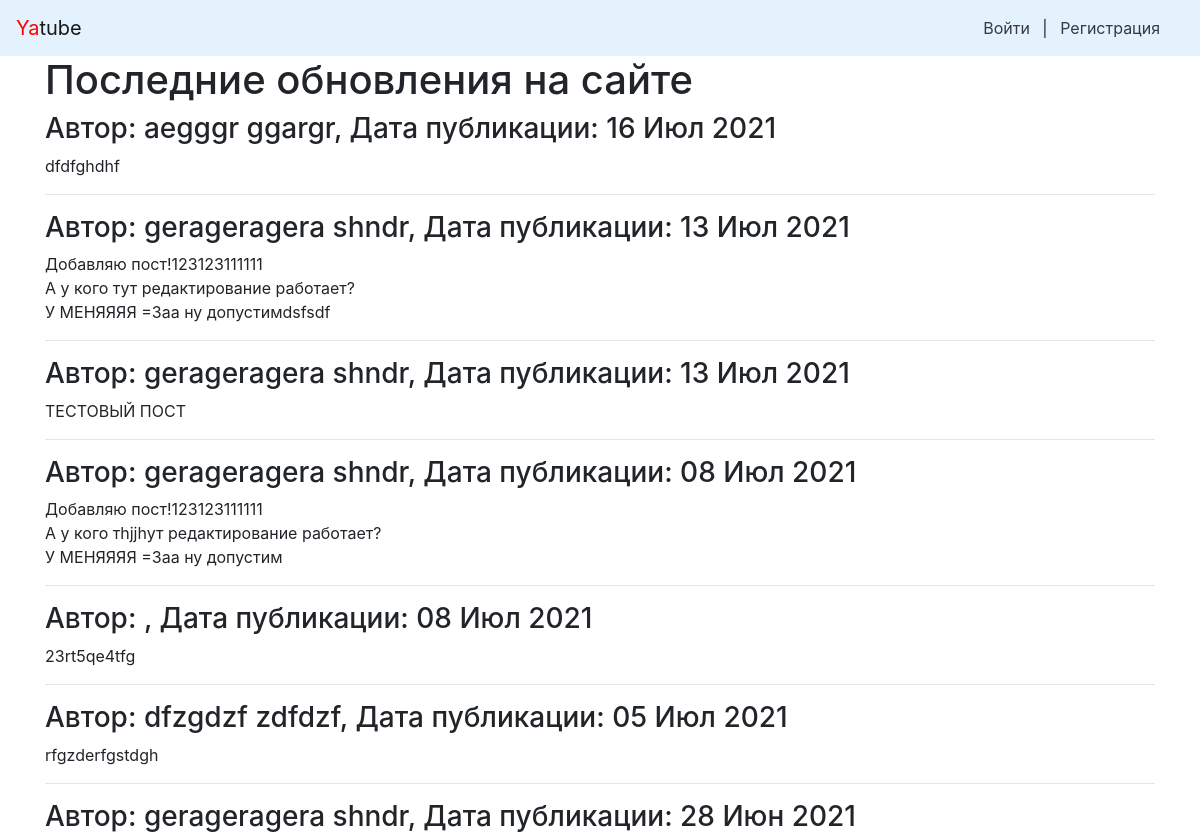
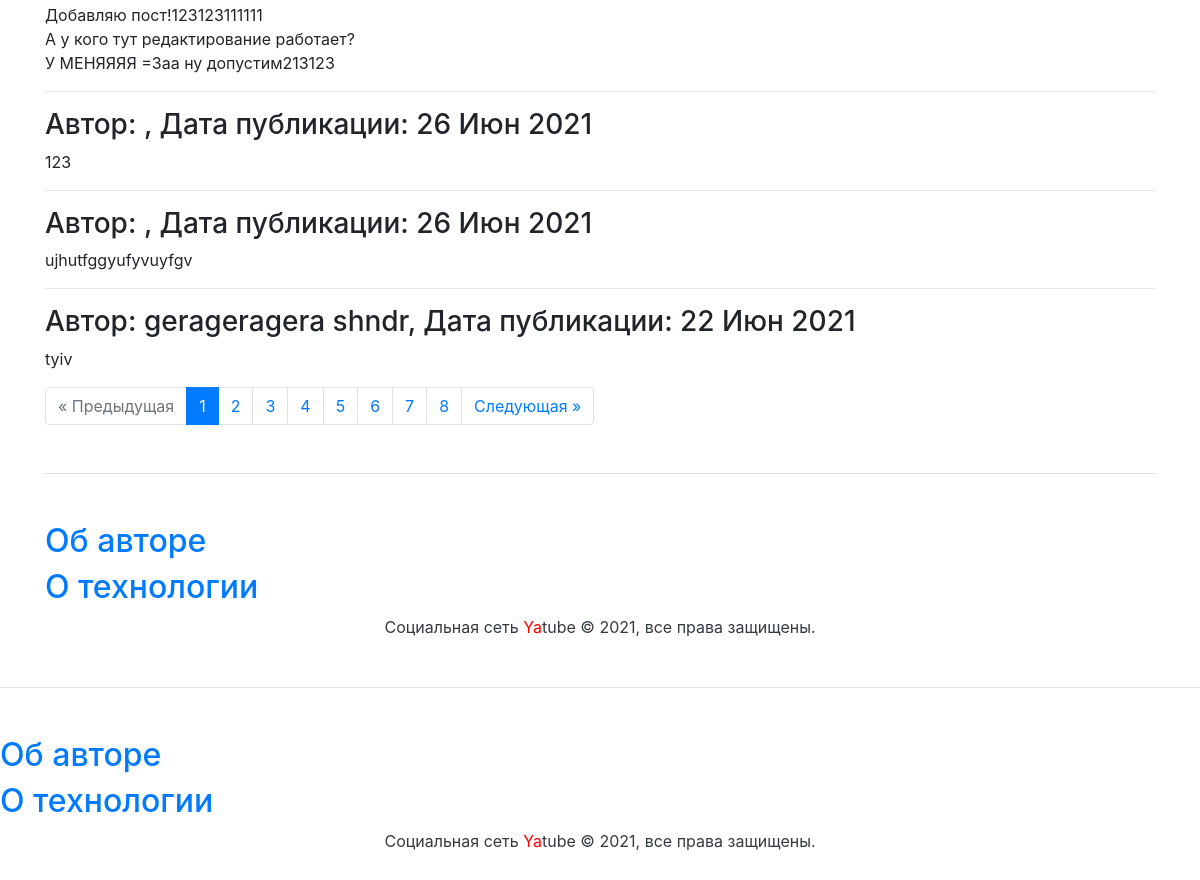
The app's page /, older data (2 pictures, top to bottom).
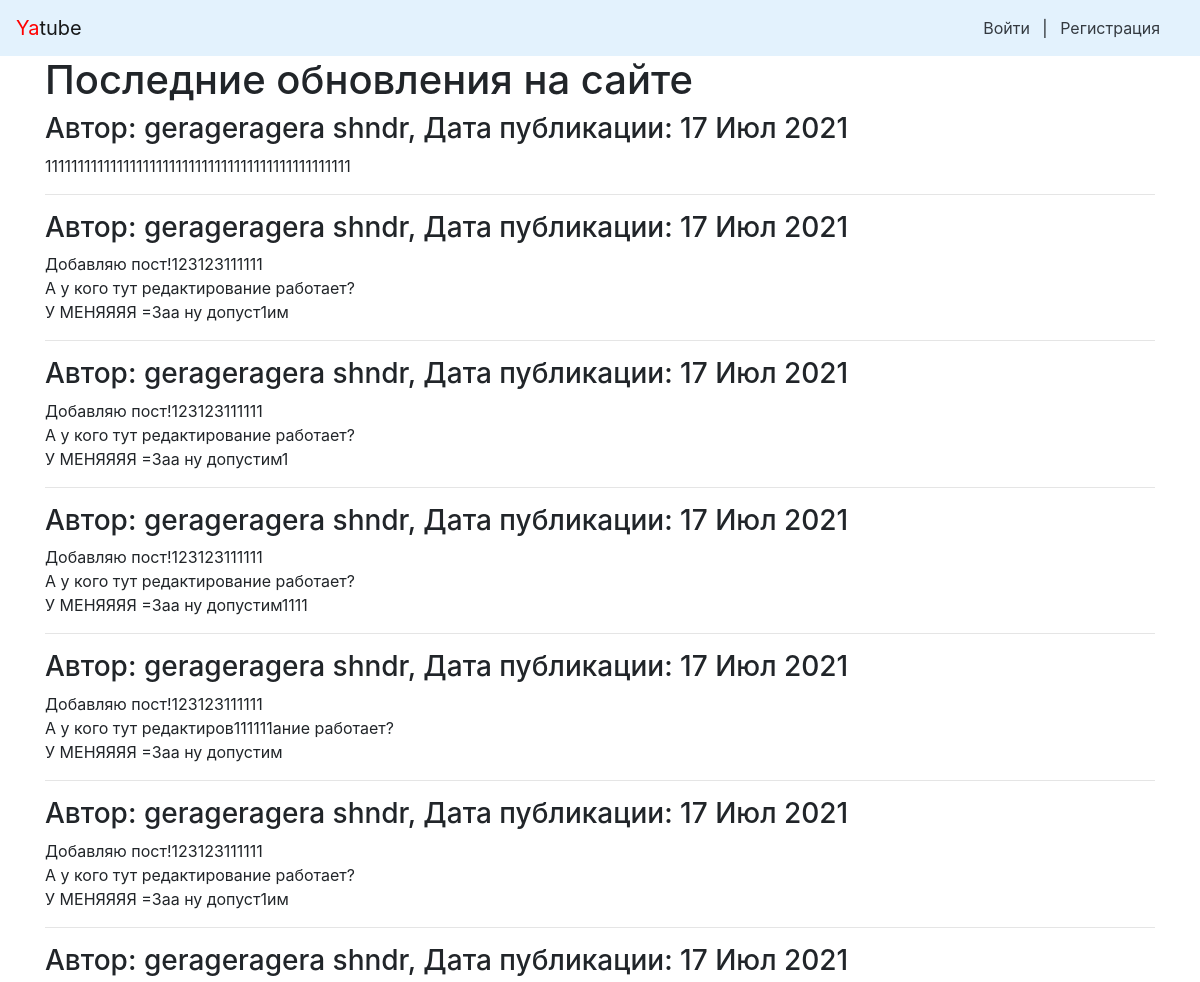
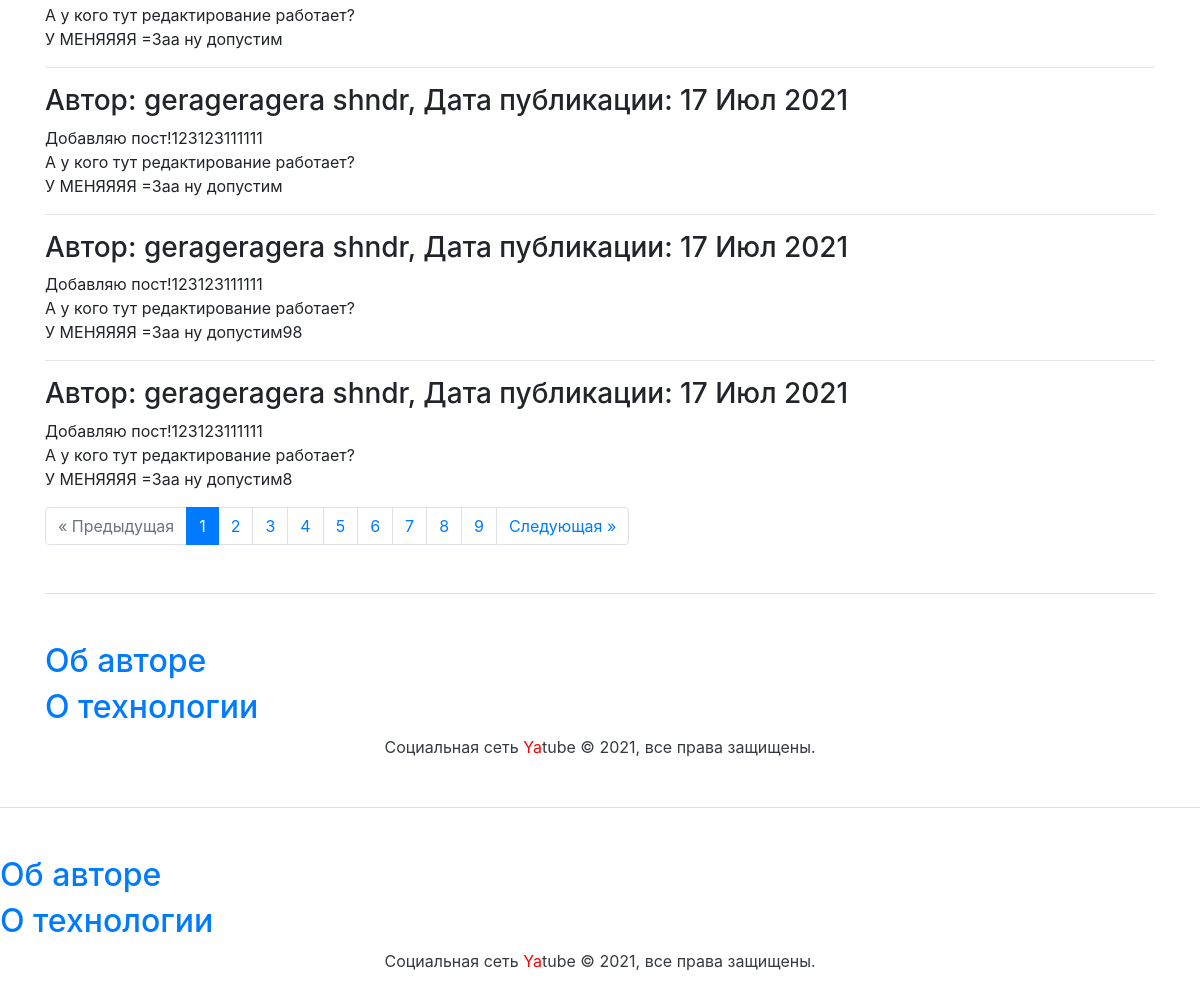
The same page, newer data (2 pictures, top to bottom).
### posts/models.py (models this page shows, shortened)
class Post(models.Model):
    text = models.TextField(max_length=100)
    pub_date = models.DateTimeField("date published",
                                    auto_now_add=True)
    author = models.ForeignKey(User, on_delete=models.CASCADE,
                               related_name="posts")
    group = models.ForeignKey('Group',
                              on_delete=models.SET_NULL,
                              blank=True, null=True,
                              related_name='posts')
    class Meta:
        ordering = ['-pub_date', ]

### posts/views.py (the view)
# urls.py: path("", views.index, name="index"),
def index(request):
    post_list = Post.objects.all()
    paginator = Paginator(post_list, 10)
    page_number = request.GET.get('page')
    page = paginator.get_page(page_number)
    return render(request, "index.html", {'page': page, })

### context_processors.py (called while the page is built)
def year(request):
    god = dt.datetime.now().year
    return {
        "year": god,
    }

### templates/index.html (shortened to what this page needs)
{% extends "base.html" %}
{% block header %}Последние обновления на сайте{% endblock %}
{% block content %}
{% for post in page %}
<h3>
    Автор: {{ post.author.get_full_name }}, Дата публикации: {{ post.pub_date|date:"d M Y" }}
</h3>
<p>{{ post.text|linebreaksbr }}</p>
{% if not forloop.last %}<hr>{% endif %}
{% endfor %}
{% include "paginator.html" %}
{% include "footer.html" %}
{% endblock %}

Row changes from the older to the newer data that the page shows:
no longer on this page (row unchanged): Post: author.get_full_name "aegggr ggargr", pub_date "16 Июл 2021", text "dfdfghdhf"
no longer on this page (row unchanged): Post: author.get_full_name "gerageragera shndr", pub_date "13 Июл 2021", text "Добавляю пост!123123111111 А у кого тут редактирование работает? У МЕНЯЯЯЯ =3aa ну допустимdsfsdf"
no longer on this page (row unchanged): Post: author.get_full_name "gerageragera shndr", pub_date "13 Июл 2021", text "ТЕСТОВЫЙ ПОСТ"
no longer on this page (row unchanged): Post: author.get_full_name "gerageragera shndr", pub_date "08 Июл 2021", text "Добавляю пост!123123111111 А у кого тhjjhут редактирование работает? У МЕНЯЯЯЯ =3aa ну допустим"
no longer on this page (row unchanged): Post: pub_date "08 Июл 2021", text "23rt5qe4tfg"
no longer on this page (row unchanged): Post: author.get_full_name "dfzgdzf zdfdzf", pub_date "05 Июл 2021", text "rfgzderfgstdgh"
no longer on this page (row unchanged): Post: author.get_full_name "gerageragera shndr", pub_date "28 Июн 2021", text "Добавляю пост!123123111111 А у кого тут редактирование работает? У МЕНЯЯЯЯ =3aa ну допустим213123"
no longer on this page (row unchanged): Post: pub_date "26 Июн 2021", text "123"
no longer on this page (row unchanged): Post: pub_date "26 Июн 2021", text "ujhutfggyufyvuyfgv"
no longer on this page (row unchanged): Post: author.get_full_name "gerageragera shndr", pub_date "22 Июн 2021", text "tyiv"
added Post: author.get_full_name "gerageragera shndr", pub_date "17 Июл 2021", text "11111111111111111111111111111111111111111111111"
added Post: author.get_full_name "gerageragera shndr", pub_date "17 Июл 2021", text "Добавляю пост!123123111111 А у кого тут редактирование работает? У МЕНЯЯЯЯ =3aa ну допуст1им"
added Post: author.get_full_name "gerageragera shndr", pub_date "17 Июл 2021", text "Добавляю пост!123123111111 А у кого тут редактирование работает? У МЕНЯЯЯЯ =3aa ну допустим1"
added Post: author.get_full_name "gerageragera shndr", pub_date "17 Июл 2021", text "Добавляю пост!123123111111 А у кого тут редактирование работает? У МЕНЯЯЯЯ =3aa ну допустим1111"
added Post: author.get_full_name "gerageragera shndr", pub_date "17 Июл 2021", text "Добавляю пост!123123111111 А у кого тут редактиров111111ание работает? У МЕНЯЯЯЯ =3aa ну допустим"
added Post: author.get_full_name "gerageragera shndr", pub_date "17 Июл 2021", text "Добавляю пост!123123111111 А у кого тут редактирование работает? У МЕНЯЯЯЯ =3aa ну допуст1им"
added Post: author.get_full_name "gerageragera shndr", pub_date "17 Июл 2021", text "А у кого тут редактирование работает? У МЕНЯЯЯЯ =3aa ну допустим"
added Post: author.get_full_name "gerageragera shndr", pub_date "17 Июл 2021", text "Добавляю пост!123123111111 А у кого тут редактирование работает? У МЕНЯЯЯЯ =3aa ну допустим"
added Post: author.get_full_name "gerageragera shndr", pub_date "17 Июл 2021", text "Добавляю пост!123123111111 А у кого тут редактирование работает? У МЕНЯЯЯЯ =3aa ну допустим98"
added Post: author.get_full_name "gerageragera shndr", pub_date "17 Июл 2021", text "Добавляю пост!123123111111 А у кого тут редактирование работает? У МЕНЯЯЯЯ =3aa ну допустим8"
Text that changed along with them:
new list line: "9"
